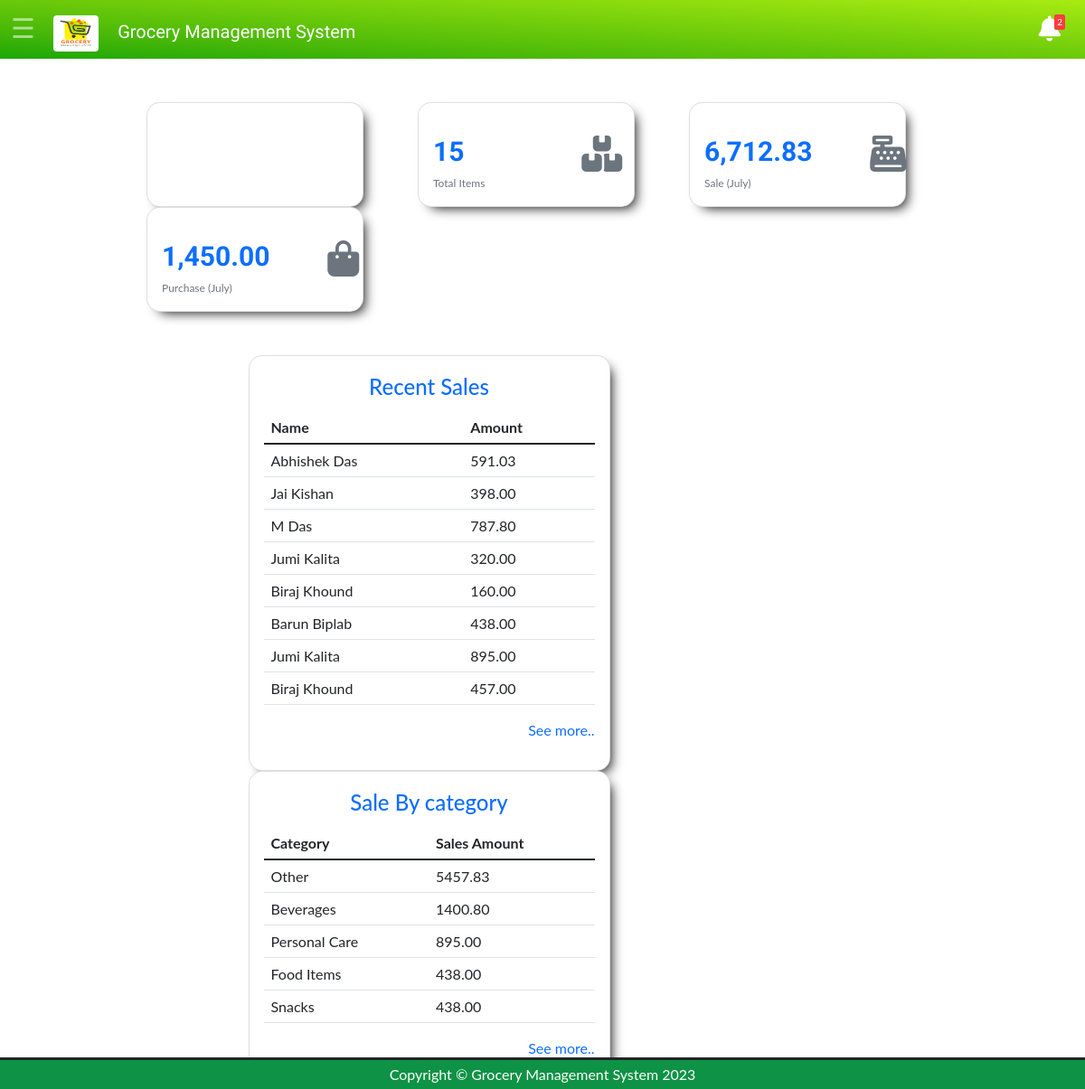
The app's page /dashboard.php (signed in) with its own data.
### tables this page shows
CREATE TABLE IF NOT EXISTS `gms_sales_master` (
  `INVOICE_NO` varchar(15) NOT NULL,
  `INVOICE_DATE` date DEFAULT NULL,
  `CUST_ID` int(10) DEFAULT NULL,
  `TOTAL` double(40,2) DEFAULT NULL,
  `DISCOUNT` float(10,2) DEFAULT NULL,
  `GST` float(10,2) DEFAULT NULL,
  `AMOUNT_RECEIVED` int(10) DEFAULT NULL,
  `DUE` int(10) DEFAULT NULL,
  `TOTAL_AMOUNT` double(40,2) DEFAULT NULL,
  `AMOUNT_BEFORE_TAX` float DEFAULT NULL,
  PRIMARY KEY (`INVOICE_NO`),
  KEY `customer_fk` (`CUST_ID`)
);

CREATE TABLE IF NOT EXISTS `gms_customer` (
  `customer_id` int(10) NOT NULL AUTO_INCREMENT,
  `customer_name` varchar(40) DEFAULT NULL,
  `customer_address` varchar(60) DEFAULT NULL,
  `customer_phoneno` varchar(12) DEFAULT NULL,
  PRIMARY KEY (`customer_id`)
);

### Dashboard.php (the view, shortened to what this page needs)
<?php include('navheader.php');
?>
<div class="main-div2" id="maindiv2">
  <div class="container mt-5 col-lg-9 ">
    <div class="row">
      <div class="col">
        <div class="card custom-card2  " style="width: 15rem;">
          <a href="supplier-view.php" class="dash-a">
            <div class="card-body ">
              <div class="row">
                <div class="inner col-sm-7">
                  <h3 class="dash-text  text-white  ">
                  </h3>
                  <p class="card-text dash-text2 text-white">Total Suppliers</p>
                </div>
                <div class="icon col-sm-4 text-white">
                  <i class="fas fa-store"></i>
                </div>
              </div>
            </div>
        </div>
      </div>
      <div class="col">
        <div class="card custom-card2 " style="width: 15rem;">
          <a href="items.php" class="dash-a">
            <div class="card-body ">
              <div class="row">
                <div class="inner col-sm-7">
                  <?php $q4="SELECT * FROM gms_item ";
                  $result4=mysqli_query($conn,$q4);
                  $res4=mysqli_num_rows($result4);
                  ?>
                  <h3 class="dash-text  text-primary  ">
                    <?php echo $res4;?>
                  </h3>
                  <p class="card-text dash-text2 text-secondary ">Total Items</p>
                </div>
                <div class="icon col-sm-4 text-secondary">
                  <i class="fa fa-boxes-stacked"> </i>
                </div>
              </div>
            </div>
        </div>
      </div>
      <div class="col">
        <div class="card custom-card2 " style="width: 15rem;">
          <a href="report-monthlysale.php" class="dash-a">
            <div class="card-body ">
              <div class="row">
                <div class="inner col-sm-8">
                  <?php $q3="SELECT * FROM `monthlysale` WHERE month=MONTH(SYSDATE())";
                  $result3=mysqli_query($conn,$q3);
                  $res3=mysqli_fetch_array($result3);
                  ?>
                  <h3 class="dash-text  text-primary  ">
                    <?php echo number_format($res3['monthlysale'],2); ?>
                  </h3>
                  <?php $q1="SELECT MONTHNAME(sysdate()) as month";
                  $result1=mysqli_query($conn,$q1);
                  $res1=mysqli_fetch_array($result1);
                  ?>
                  <p class="card-text dash-text2 text-secondary "> Sale (<?php echo$res1['month']; ?>)</p>
                </div>
                <div class="icon col-sm-4 text-secondary mr-1">
                  <i class="fas fa-cash-register"></i>
                </div>
              </div>
            </div>
        </div>
      </div>
      <div class="col">
        <div class="card custom-card2 " style="width: 15rem;">
          <a href="report-montlypurchase.php" class="dash-a">
            <div class="card-body ">
              <div class="row">
                <div class="inner col-sm-8">
                  <?php $q5="SELECT * FROM `monthlypurchase` WHERE month=MONTH(SYSDATE())";
                  $result5=mysqli_query($conn,$q5);
                  $res5=mysqli_fetch_array($result5);
                  ?>
                  <h3 class="dash-text  text-primary  ">
                    <?php echo number_format($res5['total'],2); ?>
                  </h3>
                  <p class="card-text dash-text2 text-secondary ">Purchase (<?php echo$res1['month']; ?>)</p>
                </div>
                <div class="icon col-sm-4 text-secondary">
                  <i class="fas fa-shopping-bag"></i>
                </div>
              </div>
            </div>
        </div>
      </div>
      <div class="container mt-5 col-lg-9  ">
        <div class="row">
          <div class="col">
            <div class="card custom-card3  bg-white" style="width: 25rem;">
              <div class="card-body ">
                <table class="table">
                  <thead>
                    <h4 class="text-center p-1  text-primary  ">
                      Recent Sales
                    </h4>
                    <tr>
                      <th scope="col">Name</th>
                      <th scope="col">Amount</th>
                    </tr>
                  </thead>
                  <tbody>
                    <?php
                    $query2="Select c.customer_name, s.total_amount from gms_sales_master s inner join gms_customer c on
                     c.customer_id= s.cust_id order by INVOICE_NO desc limit 8";
                     $result6=mysqli_query($conn,$query2);
                     while ( $res6=mysqli_fetch_assoc($result6)){
                     ?>
                    <tr>
                      <td><?php echo $res6['customer_name']; ?></td>
                      <td><?php echo number_format($res6['total_amount'],2); ?></td>
                    </tr>
                    <?php
                  }?>
                  </tbody>
                </table>
                <a class="text-decoration-none" href="report-recentsale.php">
                  <div class="d-flex flex-row-reverse m-0  text-primary">
                    <p>See more..</p>
                  </div>
                </a>
              </div>
            </div>
          </div>
          <div class="col">
            <div class="card custom-card3  bg-white" style="width: 25rem;">
              <div class="card-body ">
                <table class="table">
                  <thead>
                    <h4 class="text-center p-1  text-primary  ">
                      Sale By category
                    </h4>
                    <tr>
                      <th scope="col">Category</th>
                      <th scope="col">Sales Amount</th>
                    </tr>
                  </thead>
                  <tbody>
                    <?php
                 $query3="Select * from salesbycat limit 6";
                     $result7=mysqli_query($conn,$query3);
                     while ( $res7=mysqli_fetch_assoc($result7)){
                     ?>
                    <tr>
                      <td><?php echo $res7['category_name']; ?></td>
                      <td><?php echo $res7['total_amount']; ?></td>
                    </tr>
                    <?php
                  }
                  ?>
                  </tbody>
                </table>
                <a class="text-decoration-none" href="report-salebycat.php">
                  <div class="d-flex flex-row-reverse m-0  text-primary">
                    <p>See more..</p>
                  </div>
                </a>
              </div>
            </div>
          </div>
        </div>
      </div>
    </div>
  </div>
</div>
<?php include('footer.php');
?>

### css/style.css (style rules this page uses)
body { font-family: "Lato", sans-serif; }

### Dashboard.php (style rules this page uses)
.card-body .icon { color: rgba(0, 0, 0, .15); z-index: 0; }
.custom-card2, .custom-card3 { border-radius: 15px; box-shadow: 7px 7px 13px -6px rgba(0, 0, 0, 0.94); }
.card-body .icon i { padding-left: 30px; font-size: 40px; margin-top: 20px; }
.dash-text { margin-top: 20px; font-family: 'Roboto', sans-serif; font-size: 30px; font-weight: bold; }
.dash-text2 { font-size: 12px; }
.dash-a { text-decoration: none; }

### records on screen
gms_sales_master: CUST_ID.customer_name "Abhishek Das", TOTAL_AMOUNT "591.03"
gms_sales_master: CUST_ID.customer_name "Jai Kishan", TOTAL_AMOUNT "398.00"
gms_sales_master: CUST_ID.customer_name "M Das", TOTAL_AMOUNT "787.80"
gms_sales_master: CUST_ID.customer_name "Jumi Kalita", TOTAL_AMOUNT "320.00"
gms_sales_master: CUST_ID.customer_name "Biraj Khound", TOTAL_AMOUNT "160.00"
gms_sales_master: CUST_ID.customer_name "Barun Biplab", TOTAL_AMOUNT "438.00"
gms_sales_master: CUST_ID.customer_name "Jumi Kalita", TOTAL_AMOUNT "895.00"
gms_sales_master: CUST_ID.customer_name "Biraj Khound", TOTAL_AMOUNT "457.00"

### other values on screen
$a "2"
$res4 "15"
$res3['monthlysale'] "6,712.83"
$res1['month'] "July"
$res5['total'] "1,450.00"
$res7['category_name'] "Other"
$res7['total_amount'] "5457.83"
$res7['category_name'] "Beverages"
$res7['total_amount'] "1400.80"
$res7['category_name'] "Personal Care"
$res7['total_amount'] "895.00"
$res7['category_name'] "Food Items"
$res7['total_amount'] "438.00"
$res7['category_name'] "Snacks"
